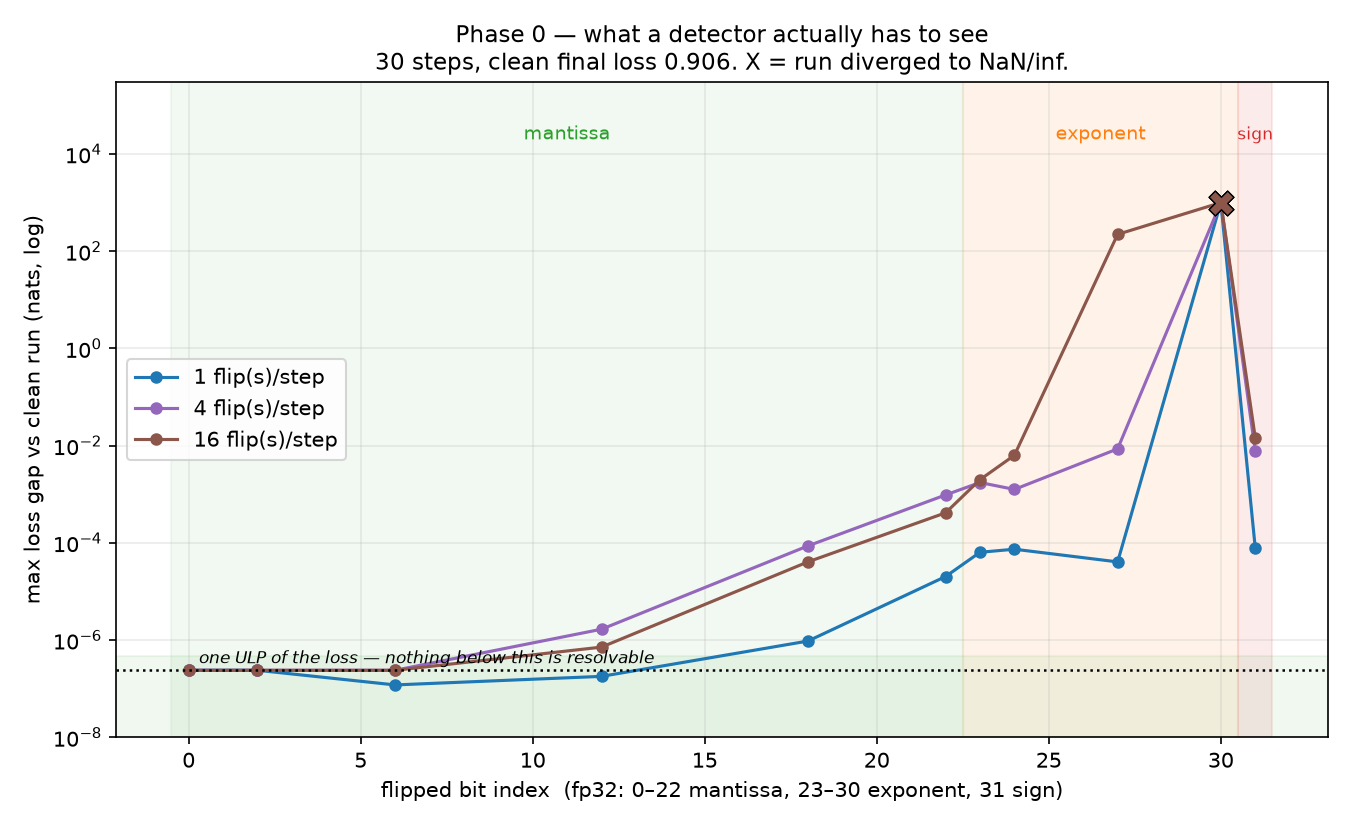

The script that saved this image:
"""The Phase 0 deliverable: divergence against bit position and injection volume.

This surface is the problem statement for Phase 1. It says which corruption a
detector must actually work for, and it is the axis every later detection number
gets reported against — a single scalar "detection rate" marginalises exactly the
variable that decides whether the product is useful.

Run:  python -m sdc.figures.difficulty
"""

from __future__ import annotations

import json
from pathlib import Path

from sdc.inject import Injector, field_of
from sdc.runner import TrainConfig, train

import torch

STEPS = 30
SEED = 11
BITS = [31, 30, 27, 24, 23, 22, 18, 12, 6, 2, 0]
COUNTS = [1, 4, 16]
OUT = Path(__file__).parent


def sweep() -> dict:
    cfg = TrainConfig(steps=STEPS)
    clean = train(cfg)
    rows = []
    for count in COUNTS:
        for bit in BITS:
            injected = train(
                cfg,
                Injector(seed=SEED, bits=(bit,), count=count, sites=("gemm_out",)),
            )
            gap = injected.loss_divergence(clean)
            rows.append(
                {
                    "bit": bit,
                    "field": field_of(bit, torch.float32),
                    "count": count,
                    "divergence": gap,
                    "n_injections": injected.n_injections,
                    "blew_up": injected.diverged,
                }
            )
            print(
                f"bit {bit:2d} ({rows[-1]['field']:8s}) x{count:3d} "
                f"-> gap {gap:.3e}{'  [NaN/inf]' if injected.diverged else ''}"
            )
    return {
        "clean_final_loss": clean.final_loss,
        "steps": STEPS,
        "seed": SEED,
        "rows": rows,
    }


def plot(data: dict) -> None:
    import matplotlib

    matplotlib.use("Agg")
    import matplotlib.pyplot as plt

    fig, ax = plt.subplots(figsize=(9, 5.5))
    CAP = 1e3  # where inf/NaN runs get drawn
    ULP = 2.384e-07  # one ULP of the loss — the floor of what loss can resolve

    for count, colour in zip(COUNTS, ("tab:blue", "tab:purple", "tab:brown")):
        rows = sorted(
            (r for r in data["rows"] if r["count"] == count), key=lambda r: r["bit"]
        )
        xs = [r["bit"] for r in rows]
        ys = [CAP if r["blew_up"] else max(r["divergence"], 1e-12) for r in rows]
        ax.plot(xs, ys, marker="o", ms=5, color=colour, label=f"{count} flip(s)/step")
        blown = [(x, y) for x, y, r in zip(xs, ys, rows) if r["blew_up"]]
        if blown:
            ax.scatter(
                *zip(*blown), marker="X", s=140, color=colour, zorder=5,
                edgecolors="black", linewidths=0.6,
            )

    ax.axhline(ULP, color="black", ls=":", lw=1.2)
    ax.text(
        0.3, ULP * 1.4, "one ULP of the loss — nothing below this is resolvable",
        fontsize=8, style="italic",
    )
    ax.axhspan(1e-12, ULP * 2, color="tab:green", alpha=0.07)

    ax.axvspan(-0.5, 22.5, color="tab:green", alpha=0.06)
    ax.axvspan(22.5, 30.5, color="tab:orange", alpha=0.09)
    ax.axvspan(30.5, 31.5, color="tab:red", alpha=0.09)
    for x, label, colour in (
        (11, "mantissa", "tab:green"),
        (26.5, "exponent", "tab:orange"),
    ):
        ax.text(x, 2e4, label, ha="center", fontsize=9, color=colour)
    ax.text(31, 2e4, "sign", ha="center", fontsize=8, color="tab:red")

    ax.set_yscale("log")
    ax.set_ylim(1e-8, 3e5)
    ax.set_xlabel("flipped bit index  (fp32: 0–22 mantissa, 23–30 exponent, 31 sign)")
    ax.set_ylabel("max loss gap vs clean run (nats, log)")
    ax.set_title(
        "Phase 0 — what a detector actually has to see\n"
        f"{data['steps']} steps, clean final loss {data['clean_final_loss']:.3f}. "
        "X = run diverged to NaN/inf.",
        fontsize=11,
    )
    ax.legend(loc="center left")
    ax.grid(alpha=0.25, which="both")
    fig.tight_layout()
    fig.savefig(OUT / "difficulty.png", dpi=150)
    print(f"wrote {OUT / 'difficulty.png'}")


if __name__ == "__main__":
    data = sweep()
    (OUT / "difficulty.json").write_text(json.dumps(data, indent=2))
    print(f"wrote {OUT / 'difficulty.json'}")
    try:
        plot(data)
    except ImportError:
        print("matplotlib unavailable — JSON written, plot skipped")
